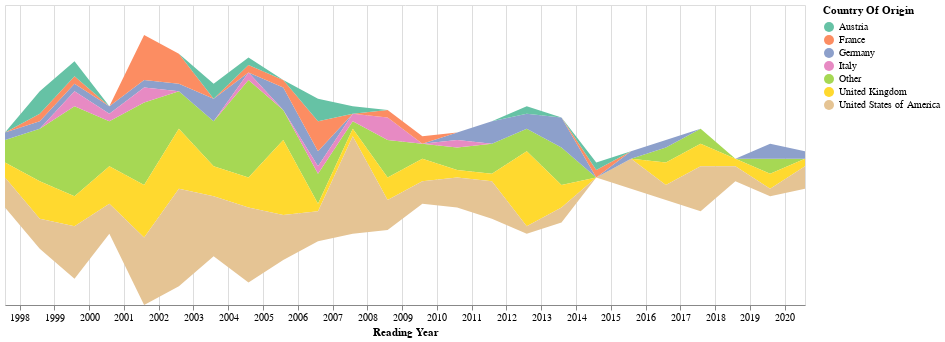

Notebook cell for this chart:
### Code cell
q = """
    PREFIX rdfs: <http://www.w3.org/2000/01/rdf-schema#> 
    PREFIX wdt: <http://www.wikidata.org/prop/direct/>
    PREFIX wd: <http://www.wikidata.org/entity/>
    SELECT DISTINCT ?book ?reading ?country_label
    WHERE { 
        ?book a <https://birot.github.io/ontology/Book>. 
        ?book <https://birot.github.io/ontology/hasWikidataId> ?wiki.
        BIND (IRI(CONCAT(str(wd:),?wiki)) as ?wiki_book).
        OPTIONAL {service <https://query.wikidata.org/sparql> {
            ?wiki_book wdt:P495 ?country. ?country rdfs:label ?country_label filter (lang(?country_label) = "en").}}
        ?event <https://birot.github.io/ontology/hasBook> ?book.
        ?event <https://birot.github.io/ontology/hasStartDate> ?reading. 
        }
    """

dataframe = pandas.DataFrame(create_graph().query(q))
dataframe.columns=['Entity', 'Reading Year', 'Country Of Origin']
dataframe['Books'] = 1

dataframe = dataframe.loc[~dataframe['Country Of Origin'].isin([numpy.nan, None])]
for x in dataframe['Country Of Origin'].unique():
    if len(dataframe.loc[dataframe['Country Of Origin'].isin([x])]) <= 10:
        dataframe.loc[dataframe['Country Of Origin'].isin([x]), 'Country Of Origin'] = 'Other'

altair.Chart(dataframe, title='').mark_area().encode(
    x='Reading Year:T', y=altair.Y('sum(Books)', stack="center", axis=None), 
    color=altair.Color('Country Of Origin', scale=altair.Scale(scheme='set2'))).properties(width=800, height=300)

### Figure 1 — Vega-Lite specification as saved in the notebook (floating-point values rounded to 4 significant figures; data arrays with more than 128 entries replaced by an {"elided": "..."} marker saying what was removed)
{"usermeta": {"embedOptions": {"theme": "fivethirtyeight"}}, "config": {"view": {"continuousWidth": 400, "continuousHeight": 300}}, "data": {"name": "data-d659da9991dd575d9feceb93ab6274d6"}, "mark": "area", "encoding": {"color": {"type": "nominal", "field": "Country Of Origin", "scale": {"scheme": "set2"}}, "x": {"type": "temporal", "field": "Reading Year"}, "y": {"type": "quantitative", "aggregate": "sum", "axis": null, "field": "Books", "stack": "center"}}, "height": 300, "title": "", "width": 800, "$schema": "https://vega.github.io/schema/vega-lite/v4.8.1.json", "datasets": {"data-d659da9991dd575d9feceb93ab6274d6": {"elided": "377 records"}}}
